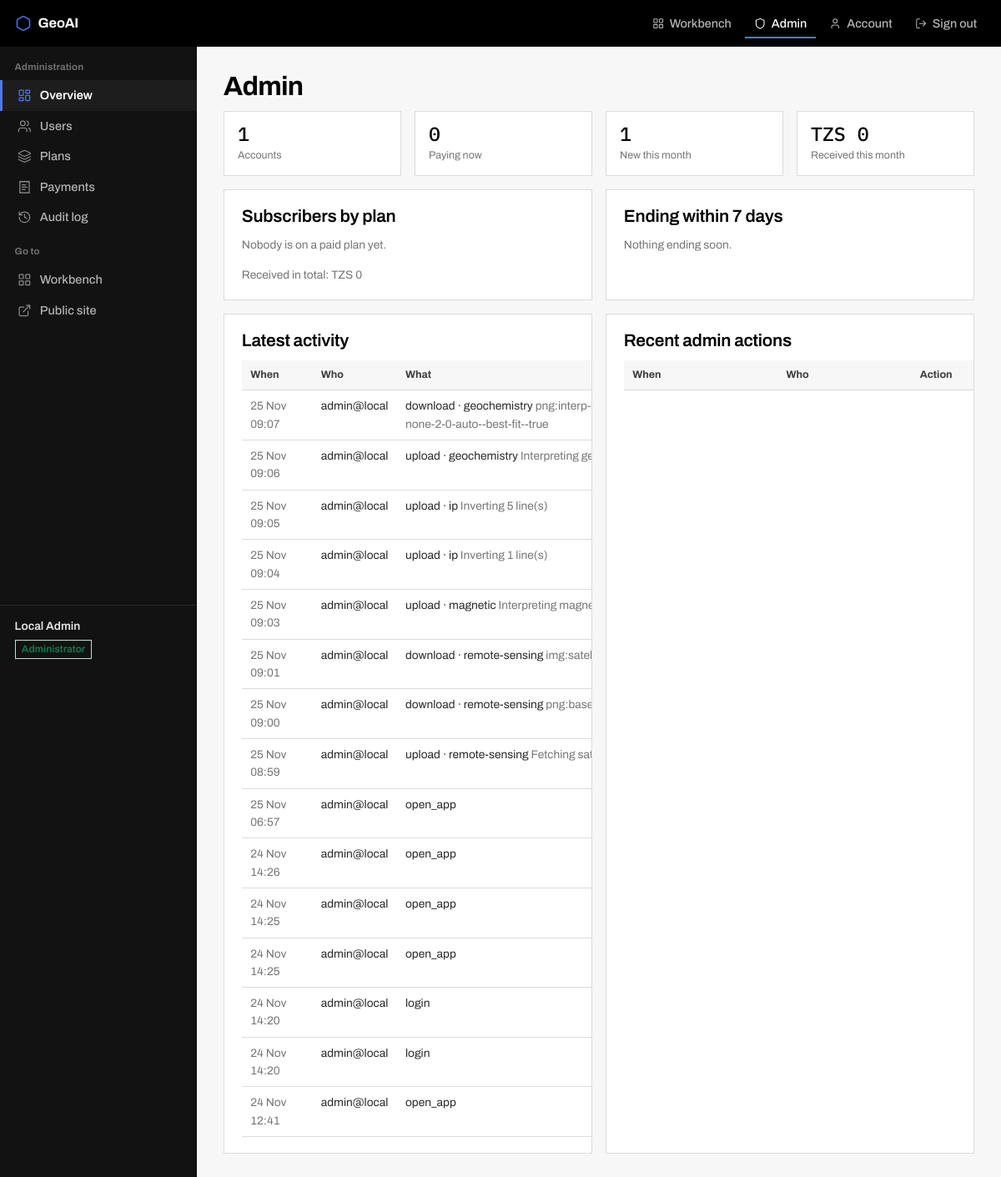
Page /admin/ (signed in) on the earlier database version.
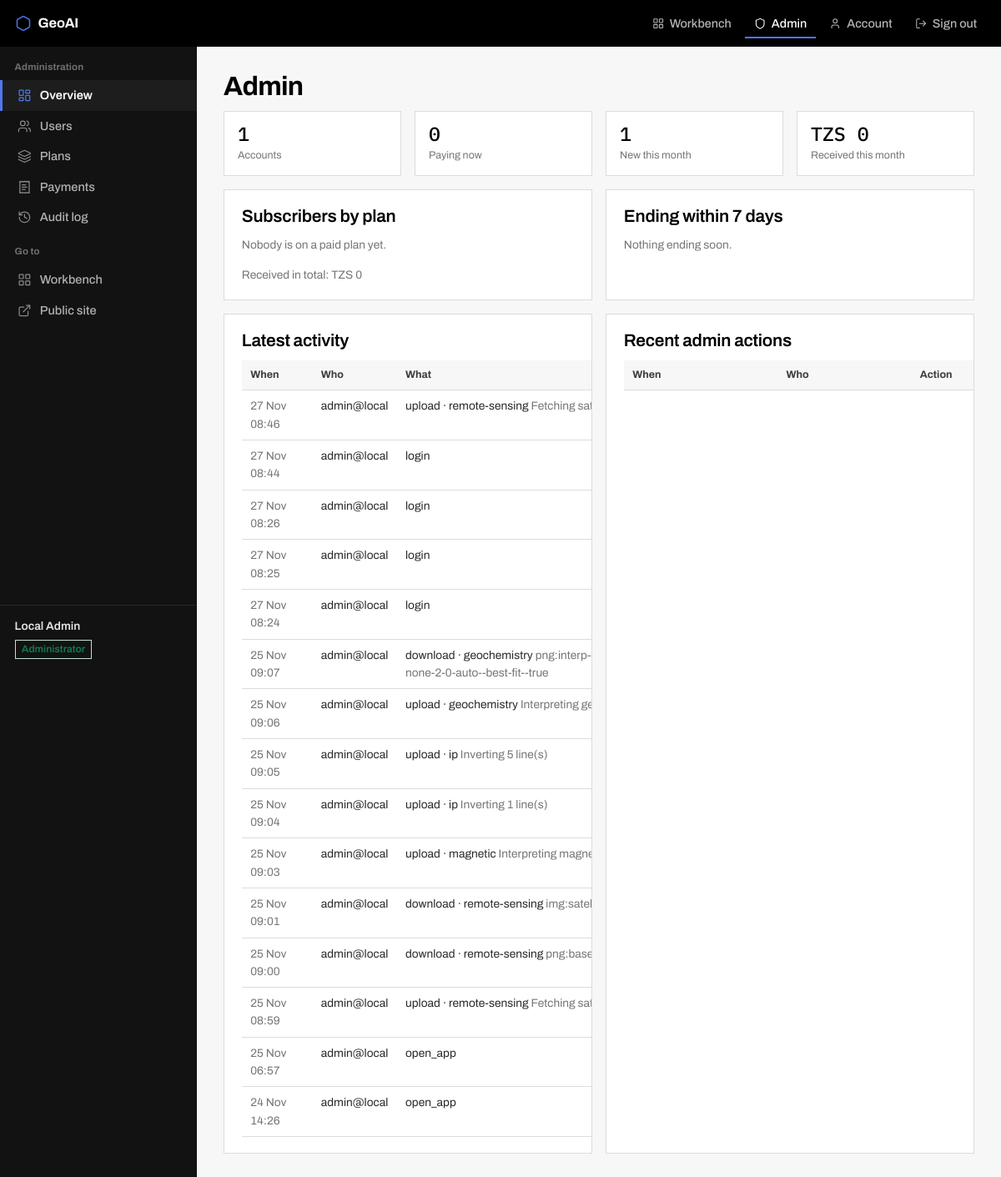
Same page on the later database version.
### portal/models.py (models this page shows, shortened)
class UsageEvent(db.Model):
    __tablename__ = "usage"
    id = db.Column(db.Integer, primary_key=True)
    user_id = db.Column(db.Integer, db.ForeignKey("users.id"), index=True)
    kind = db.Column(db.String(32), nullable=False)                       # login, upload, run, download
    section = db.Column(db.String(40), nullable=False, default="")
    detail = db.Column(db.String(255), nullable=False, default="")
    at = db.Column(db.DateTime, nullable=False, default=now, index=True)

class User(UserMixin, db.Model):
    __tablename__ = "users"
    id = db.Column(db.Integer, primary_key=True)
    email = db.Column(db.String(190), unique=True, nullable=False, index=True)
    name = db.Column(db.String(120), nullable=False, default="")
    organisation = db.Column(db.String(160), nullable=False, default="")
    phone = db.Column(db.String(40), nullable=False, default="")
    password_hash = db.Column(db.String(255), nullable=False)
    is_admin = db.Column(db.Boolean, nullable=False, default=False)
    is_active_account = db.Column(db.Boolean, nullable=False, default=True)
    created_at = db.Column(db.DateTime, nullable=False, default=now)
    last_login = db.Column(db.DateTime)
    subscriptions = db.relationship("Subscription", back_populates="user", cascade="all, delete-orphan",
                                    order_by="Subscription.id.desc()")
    payments = db.relationship("Payment", back_populates="user", cascade="all, delete-orphan")
    @property
    def is_active(self):
        return self.is_active_account
    def allowed_sections(self):
        if self.is_admin:
            return list(SECTIONS)
        p = self.plan
        return p.section_list if p else list(FREE_SECTIONS)

### portal/admin.py (the view)
@bp.route("/")
@admin_only
def dashboard():
    month = now().replace(day=1, hour=0, minute=0, second=0, microsecond=0)
    live = [s for s in Subscription.query.filter_by(status="active").all() if s.is_live]
    stats = {
        "users": User.query.count(),
        "active": len(live),
        "new_this_month": User.query.filter(User.created_at >= month).count(),
        "revenue_month": db.session.query(func.coalesce(func.sum(Payment.amount), 0.0))
        .filter(Payment.at >= month, Payment.status == "paid").scalar(),
        "revenue_total": db.session.query(func.coalesce(func.sum(Payment.amount), 0.0))
        .filter(Payment.status == "paid").scalar(),
        "expiring": sorted([s for s in live if s.days_left <= 7], key=lambda s: s.ends_at)[:10],
    }
    by_plan = {}
    for s in live:
        by_plan[s.plan.name] = by_plan.get(s.plan.name, 0) + 1
    recent = UsageEvent.query.order_by(UsageEvent.at.desc()).limit(15).all()
    users = {u.id: u for u in User.query.all()}
    return render_template("admin/dashboard.html", stats=stats, by_plan=by_plan, recent=recent,
                           users=users, currency=(live[0].plan.currency if live else "TZS"),
                           audit=AuditLog.query.order_by(AuditLog.at.desc()).limit(10).all())

### portal/admin.py (called while the page is built)
def admin_only(f):
    @wraps(f)
    @login_required
    def wrapper(*a, **kw):
        if not current_user.is_admin:
            abort(403)
        return f(*a, **kw)
    return wrapper

### portal/app/__init__.py (called while the page is built)
def upload_allowance():
    if current_user.is_admin:
        return 0, None, None
    used, limit = current_user.upload_allowance()
    return used, limit, None if limit is None else max(limit - used, 0)

def nav_context():
    if not current_user.is_authenticated:
        return {"app_sections": [], "locked_count": 0, "allowance": (0, None, None)}
    allowed = set(current_user.allowed_sections())
    have = set(store.sections_with_results(current_user.id))
    items = [{**s, "open": s["key"] in allowed, "has_result": s["key"] in have} for s in SECTIONS]
    return {"app_sections": items, "locked_count": sum(0 if i["open"] else 1 for i in items),
            "allowance": upload_allowance()}

### portal/app/store.py (called while the page is built)
def root():
    base = Path(current_app.config["DATA_DIR"]) / "work"
    base.mkdir(parents=True, exist_ok=True)
    return base

def home(user_id):
    p = root() / str(user_id)
    p.mkdir(parents=True, exist_ok=True)
    return p

### portal/models.py (called while the page is built)
def now():
    return datetime.now(timezone.utc)

### portal/templates/admin/dashboard.html (shortened to what this page needs)
{% set page_title = "Overview" %}
{% extends "admin/layout.html" %}
{% block main %}
<h1>Admin</h1>
<div class="grid g4">
  <div class="stat"><div class="n">{{ stats.users }}</div><div class="l">Accounts</div></div>
  <div class="stat"><div class="n">{{ stats.active }}</div><div class="l">Paying now</div></div>
  <div class="stat"><div class="n">{{ stats.new_this_month }}</div><div class="l">New this month</div></div>
  <div class="stat"><div class="n">{{ currency }} {{ '{:,.0f}'.format(stats.revenue_month) }}</div>
    <div class="l">Received this month</div></div>
</div>
<div class="grid g2" style="margin-top:1rem">
  <div class="card"><h2 style="margin-top:0">Subscribers by plan</h2>
    {% if by_plan %}<table>{% for name, n in by_plan.items() %}<tr><td>{{ name }}</td><td><b>{{ n }}</b></td></tr>{% endfor %}</table>
    {% else %}<p class="muted small">Nobody is on a paid plan yet.</p>{% endif %}
    <p class="small muted" style="margin-bottom:0">Received in total: {{ currency }} {{ '{:,.0f}'.format(stats.revenue_total) }}</p>
  </div>
  <div class="card"><h2 style="margin-top:0">Ending within 7 days</h2>
    {% if stats.expiring %}<table><tr><th>User</th><th>Plan</th><th>Days</th></tr>
      {% for s in stats.expiring %}<tr>
        <td><a href="{{ url_for('admin.user_detail', uid=s.user_id) }}">{{ s.user.email }}</a></td>
        <td>{{ s.plan.name }}</td><td><span class="tag warn">{{ s.days_left }}</span></td></tr>{% endfor %}</table>
    {% else %}<p class="muted small">Nothing ending soon.</p>{% endif %}
  </div>
</div>
<div class="grid g2">
  <div class="card"><h2 style="margin-top:0">Latest activity</h2>
    <table><tr><th>When</th><th>Who</th><th>What</th></tr>
    {% for e in recent %}<tr><td class="small muted">{{ e.at.strftime('%d %b %H:%M') }}</td>
      <td class="small">{{ users[e.user_id].email if e.user_id in users else '—' }}</td>
      <td class="small">{{ e.kind }}{% if e.section %} · {{ e.section }}{% endif %}
        {% if e.detail %}<span class="muted">{{ e.detail }}</span>{% endif %}</td></tr>{% endfor %}</table>
  </div>
  <div class="card"><h2 style="margin-top:0">Recent admin actions</h2>
    <table><tr><th>When</th><th>Who</th><th>Action</th></tr>
      </table>
  </div>
</div>
{% endblock %}

### portal/templates/console.html (shortened to what this page needs)
{% extends "base.html" %}
{% block page %}
<div class="console">
  <aside class="rail" id="rail">
    {% block rail %}{% endblock %}
    <div class="rail-foot">
      <span class="who">{{ current_user.name or current_user.email }}</span>
      {% if current_user.is_admin %}
        <span class="tag ok">Administrator</span>
      {% endif %}
    </div>
  </aside>
  <main class="work">
    {% block main %}{% endblock %}
  </main>
</div>
{% endblock %}

Differences in the rows shown:
no longer on this page (row unchanged): UsageEvent: at "24 Nov 14:25", {{ users[e.user_id].email if e.user_id in users else '—' }} "admin@local", kind "open_app"
no longer on this page (row unchanged): UsageEvent: at "24 Nov 14:25", {{ users[e.user_id].email if e.user_id in users else '—' }} "admin@local", kind "open_app"
no longer on this page (row unchanged): UsageEvent: at "24 Nov 14:20", {{ users[e.user_id].email if e.user_id in users else '—' }} "admin@local", kind "login"
no longer on this page (row unchanged): UsageEvent: at "24 Nov 14:20", {{ users[e.user_id].email if e.user_id in users else '—' }} "admin@local", kind "login"
no longer on this page (row unchanged): UsageEvent: at "24 Nov 12:41", {{ users[e.user_id].email if e.user_id in users else '—' }} "admin@local", kind "open_app"
added UsageEvent: at "27 Nov 08:46", {{ users[e.user_id].email if e.user_id in users else '—' }} "admin@local", kind "upload", section "remote-sensing", detail "Fetching…"
added UsageEvent: at "27 Nov 08:44", {{ users[e.user_id].email if e.user_id in users else '—' }} "admin@local", kind "login"
added UsageEvent: at "27 Nov 08:26", {{ users[e.user_id].email if e.user_id in users else '—' }} "admin@local", kind "login"
added UsageEvent: at "27 Nov 08:25", {{ users[e.user_id].email if e.user_id in users else '—' }} "admin@local", kind "login"
added UsageEvent: at "27 Nov 08:24", {{ users[e.user_id].email if e.user_id in users else '—' }} "admin@local", kind "login"
